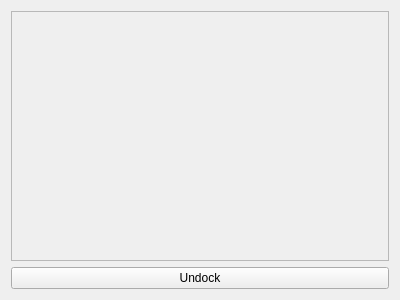
<?xml version="1.0" encoding="UTF-8"?>
<ui version="4.0">
 <class>PhongWindow</class>
 <widget class="QWidget" name="PhongWindow">
  <property name="geometry">
   <rect>
    <x>0</x>
    <y>0</y>
    <width>400</width>
    <height>300</height>
   </rect>
  </property>
  <property name="windowTitle">
   <string>Phong</string>
  </property>
  <layout class="QGridLayout" name="gridLayout">
   <item row="1" column="0">
    <widget class="QPushButton" name="qUndockButton">
     <property name="text">
      <string>Undock</string>
     </property>
    </widget>
   </item>
   <item row="0" column="0">
    <widget class="QFrame" name="qGLFrame">
     <property name="frameShape">
      <enum>QFrame::StyledPanel</enum>
     </property>
     <property name="frameShadow">
      <enum>QFrame::Raised</enum>
     </property>
    </widget>
   </item>
  </layout>
 </widget>
 <layoutdefault spacing="6" margin="11"/>
 <resources/>
 <connections/>
</ui>
